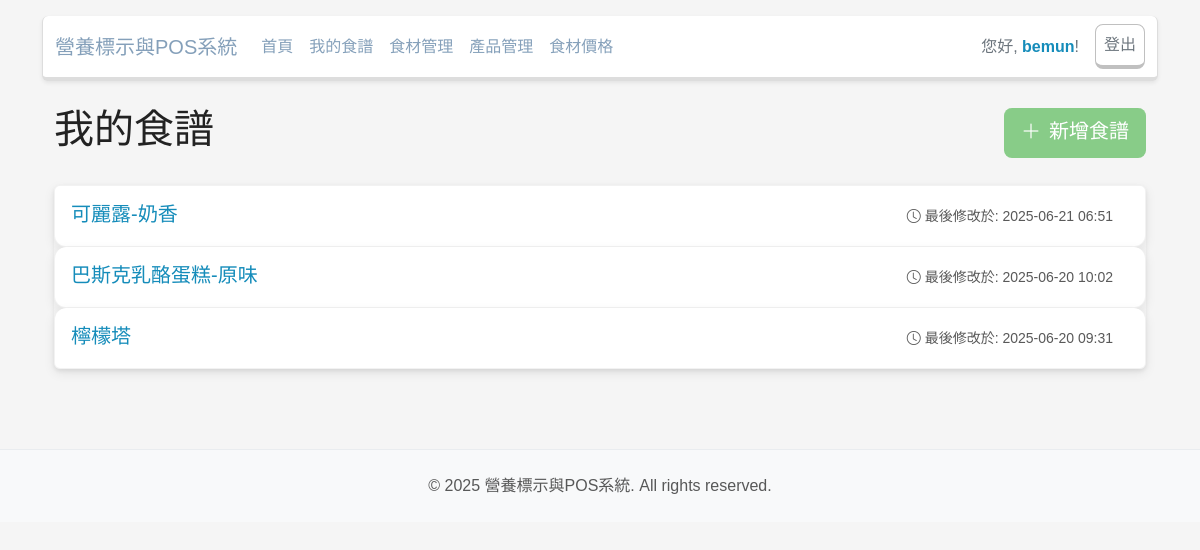
/recipes/ (signed in), run on the app's committed database.
### app/models.py (models this page shows, shortened)
class User(UserMixin, db.Model):
    __tablename__ = 'users'
    id = db.Column(db.Integer, primary_key=True)
    username = db.Column(db.String(64), index=True, unique=True, nullable=False)
    email = db.Column(db.String(120), index=True, unique=True, nullable=False)
    password_hash = db.Column(db.String(128))
    created_at = db.Column(db.DateTime(timezone=True), server_default=func.now())
    updated_at = db.Column(db.DateTime(timezone=True), onupdate=func.now())
    recipes = db.relationship('Recipe', back_populates='author', lazy='dynamic')
    products = db.relationship('Product', back_populates='creator', lazy='dynamic')
    ingredients = db.relationship('Ingredient', back_populates='creator', lazy='dynamic')
    orders = db.relationship('Order', back_populates='staff', lazy='dynamic')
    ingredient_prices = db.relationship('IngredientPrice', back_populates='user', lazy='dynamic')

class Recipe(db.Model):
    __tablename__ = 'recipes'
    id = db.Column(db.Integer, primary_key=True)
    recipe_name = db.Column(db.String(128), index=True, nullable=False)
    created_at = db.Column(db.DateTime(timezone=True), server_default=func.now())
    updated_at = db.Column(db.DateTime(timezone=True), onupdate=func.now())
    serving_weight_g = db.Column(db.Float, default=100.0)
    final_weight_g = db.Column(db.Float, nullable=True)
    servings_count = db.Column(db.Integer, default=1)
    label_options = db.Column(db.JSON)
    user_id = db.Column(db.Integer, db.ForeignKey('users.id'), nullable=False)
    author = db.relationship('User', back_populates='recipes')
    ingredients = db.relationship('RecipeItem', back_populates='recipe', cascade="all, delete-orphan")

### app/recipes/routes.py (the view)
@bp.route('/')
@login_required
def index():
    recipes = Recipe.query.filter_by(author=current_user).order_by(Recipe.updated_at.desc()).all()
    return render_template('recipes/index.html', title='我的食譜', recipes=recipes)

### app/models.py (called while the page is built)
@login.user_loader
def load_user(id):
    return User.query.get(int(id))

### app/templates/recipes/index.html (shortened to what this page needs)
{% extends "base.html" %}
{% block content %}
<div class="container">
    <div class="d-flex justify-content-between align-items-center mb-4">
        <h1>{{ title }}</h1>
        <form action="{{ url_for('recipes.create_and_redirect') }}" method="POST">
             <button type="submit" class="btn btn-success btn-lg">
                 <i class="bi bi-plus-lg me-2"></i>新增食譜
             </button>
        </form>
    </div>
    {% if recipes %}
        <div class="list-group shadow-sm">
            {% for recipe in recipes %}
            <a href="{{ url_for('recipes.recipe_detail', recipe_id=recipe.id) }}" class="list-group-item list-group-item-action py-3">
                <div class="d-flex w-100 justify-content-between align-items-center">
                    <h5 class="mb-1 text-primary">{{ recipe.recipe_name }}</h5>
                    <div>
                        <small class="text-muted me-3">
                            <i class="bi bi-clock me-1"></i>最後修改於: {{ recipe.updated_at.strftime('%Y-%m-%d %H:%M') if recipe.updated_at else recipe.created_at.strftime('%Y-%m-%d %H:%M') }}
                        </small>
                    </div>
                </div>
            </a>
            {% endfor %}
        </div>
    {% endif %}
</div>
{% endblock %}

### app/templates/base.html (shortened to what this page needs)
<!doctype html>
<html>
  <head>
    <link href="https://bootswatch.com/5/lumen/bootstrap.min.css" rel="stylesheet">
    <link rel="stylesheet" href="https://cdn.jsdelivr.net/npm/bootstrap-icons@1.11.3/font/bootstrap-icons.min.css">
  </head>
  <body>
    <div class="container">
      <nav class="navbar navbar-expand-lg navbar-light bg-light rounded shadow-sm mt-3">
        <div class="container-fluid">
          <a class="navbar-brand" href="{{ url_for('main.index') }}">營養標示與POS系統</a>
          <div class="collapse navbar-collapse" id="navbarNav">
            <ul class="navbar-nav me-auto mb-2 mb-lg-0">
              <li class="nav-item">
                <a class="nav-link" href="{{ url_for('main.index') }}">首頁</a>
              </li>
              {% if current_user.is_authenticated %}
              <li class="nav-item">
                <a class="nav-link" href="{{ url_for('recipes.index') }}">我的食譜</a>
              </li>
              <li class="nav-item">
                <a class="nav-link" href="{{ url_for('recipes.manage_ingredients') }}">食材管理</a>
              </li>
              <li class="nav-item">
                <a class="nav-link" href="{{ url_for('products.index') }}">產品管理</a>
              </li>
              <li class="nav-item">
                <a class="nav-link" href="{{ url_for('pricing.index') }}">食材價格</a>
              </li>
              {% endif %}
            </ul>
            <ul class="navbar-nav">
              {% if current_user.is_authenticated %}
              <li class="nav-item d-flex align-items-center me-3">
                <span class="navbar-text">您好, <strong class="text-primary">{{ current_user.username }}</strong>!</span>
              </li>
              <li class="nav-item">
                <a class="nav-link btn btn-outline-secondary btn-sm" href="{{ url_for('auth.logout') }}">登出</a>
              </li>
              {% endif %}
            </ul>
          </div>
        </div>
      </nav>
    </div>
    <div class="container mt-4">
    {% block content %}{% endblock %}
    </div>
    <footer class="footer">
      <div class="container">
        <span class="text-muted">© 2025 營養標示與POS系統. All rights reserved.</span>
      </div>
    </footer>
  </body>
</html>

### app/templates/base.html (style rules this page uses)
:root { --bs-primary-light: #A0B3C9; --bs-secondary-light: #C0C0C0; --bs-success-light: #B4D7BF; --bs-info-light: #ADD8E6; --bs-warning-light: #F0E68C; --bs-danger-light: #F2B4B4; --bs-primary: #85A0BA; --bs-success: #88CC88; --card-border-radius: 0.75rem; --card-shadow: rgba(0, 0, 0, 0.08) 0px 4px 12px; }
body { background-color: #f5f5f5; font-family: '微軟正黑體', 'Microsoft JhengHei', sans-serif; }
.navbar { background-color: #FFFFFF !important; border-radius: var(--card-border-radius); box-shadow: var(--card-shadow); margin-top: 1.5rem; }
.navbar-brand, .nav-link { color: var(--bs-primary) !important; }
.navbar-text { color: #6c757d !important; }
.btn-outline-secondary { border-color: var(--bs-secondary-light) !important; color: #6c757d !important; }
.card, .border.rounded, .list-group-item, .alert { border-radius: var(--card-border-radius); box-shadow: var(--card-shadow); border: 1px solid rgba(0, 0, 0, 0.05); }
.btn { border-radius: 0.5rem; font-weight: 500; }
.btn-success { background-color: var(--bs-success) !important; border-color: var(--bs-success) !important; }
.footer { padding: 1.5rem 0; margin-top: 5rem; border-top: 1px solid #e9ecef; background-color: #f8f9fa; color: #6c757d; text-align: center; }

### data on the page
User: username "bemun"
Recipe: recipe_name "可麗露-奶香", updated_at "2025-06-21 06:51"
Recipe: recipe_name "巴斯克乳酪蛋糕-原味", updated_at "2025-06-20 10:02"
Recipe: recipe_name "檸檬塔", updated_at "2025-06-20 09:31"

### other printed values
{{ title }} "我的食譜"
